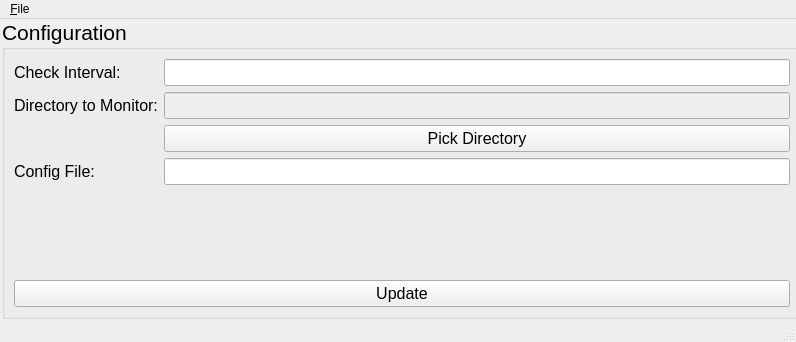
<?xml version="1.0" encoding="UTF-8"?>
<ui version="4.0">
 <class>MainWindow</class>
 <widget class="QMainWindow" name="MainWindow">
  <property name="geometry">
   <rect>
    <x>0</x>
    <y>0</y>
    <width>796</width>
    <height>342</height>
   </rect>
  </property>
  <property name="sizePolicy">
   <sizepolicy hsizetype="Expanding" vsizetype="Expanding">
    <horstretch>0</horstretch>
    <verstretch>0</verstretch>
   </sizepolicy>
  </property>
  <property name="windowTitle">
   <string>faxCheck</string>
  </property>
  <widget class="QWidget" name="centralwidget">
   <property name="sizePolicy">
    <sizepolicy hsizetype="Maximum" vsizetype="Maximum">
     <horstretch>0</horstretch>
     <verstretch>0</verstretch>
    </sizepolicy>
   </property>
   <widget class="QGroupBox" name="configBox">
    <property name="geometry">
     <rect>
      <x>2</x>
      <y>0</y>
      <width>800</width>
      <height>300</height>
     </rect>
    </property>
    <property name="sizePolicy">
     <sizepolicy hsizetype="Preferred" vsizetype="Preferred">
      <horstretch>0</horstretch>
      <verstretch>0</verstretch>
     </sizepolicy>
    </property>
    <property name="font">
     <font>
      <pointsize>16</pointsize>
     </font>
    </property>
    <property name="title">
     <string>Configuration</string>
    </property>
    <property name="alignment">
     <set>Qt::AlignLeading|Qt::AlignLeft|Qt::AlignTop</set>
    </property>
    <layout class="QVBoxLayout" name="verticalLayout">
     <item>
      <layout class="QFormLayout" name="formLayout">
       <property name="fieldGrowthPolicy">
        <enum>QFormLayout::AllNonFixedFieldsGrow</enum>
       </property>
       <item row="1" column="0">
        <widget class="QLabel" name="checkIntervalLabel">
         <property name="font">
          <font>
           <pointsize>12</pointsize>
          </font>
         </property>
         <property name="text">
          <string>Check Interval:</string>
         </property>
        </widget>
       </item>
       <item row="1" column="1">
        <widget class="QLineEdit" name="checkIntervalLineEdit">
         <property name="font">
          <font>
           <pointsize>12</pointsize>
          </font>
         </property>
         <property name="statusTip">
          <string>Time interval between checking for new faxes</string>
         </property>
         <property name="inputMethodHints">
          <set>Qt::ImhDigitsOnly</set>
         </property>
         <property name="maxLength">
          <number>3</number>
         </property>
        </widget>
       </item>
       <item row="2" column="0">
        <widget class="QLabel" name="dirToMonitorLabel">
         <property name="font">
          <font>
           <pointsize>12</pointsize>
          </font>
         </property>
         <property name="text">
          <string>Directory to Monitor:</string>
         </property>
        </widget>
       </item>
       <item row="2" column="1">
        <widget class="QLineEdit" name="dirToMonitorLineEdit">
         <property name="enabled">
          <bool>false</bool>
         </property>
         <property name="font">
          <font>
           <pointsize>12</pointsize>
          </font>
         </property>
         <property name="statusTip">
          <string>New faxes created in this directory</string>
         </property>
         <property name="maxLength">
          <number>1024</number>
         </property>
         <property name="readOnly">
          <bool>true</bool>
         </property>
        </widget>
       </item>
       <item row="3" column="0">
        <widget class="QLabel" name="blankLabel">
         <property name="text">
          <string/>
         </property>
        </widget>
       </item>
       <item row="3" column="1">
        <widget class="QPushButton" name="pickDirPushButton">
         <property name="font">
          <font>
           <pointsize>12</pointsize>
          </font>
         </property>
         <property name="text">
          <string>Pick Directory</string>
         </property>
        </widget>
       </item>
       <item row="4" column="0">
        <widget class="QLabel" name="configFileLabel">
         <property name="font">
          <font>
           <pointsize>12</pointsize>
          </font>
         </property>
         <property name="text">
          <string>Config File:</string>
         </property>
        </widget>
       </item>
       <item row="4" column="1">
        <widget class="QLineEdit" name="configFileLineEdit">
         <property name="font">
          <font>
           <pointsize>12</pointsize>
          </font>
         </property>
         <property name="focusPolicy">
          <enum>Qt::NoFocus</enum>
         </property>
         <property name="readOnly">
          <bool>true</bool>
         </property>
        </widget>
       </item>
      </layout>
     </item>
     <item>
      <widget class="QPushButton" name="updatePushButton">
       <property name="font">
        <font>
         <pointsize>12</pointsize>
        </font>
       </property>
       <property name="text">
        <string>Update</string>
       </property>
      </widget>
     </item>
    </layout>
   </widget>
  </widget>
  <widget class="QMenuBar" name="menubar">
   <property name="geometry">
    <rect>
     <x>0</x>
     <y>0</y>
     <width>796</width>
     <height>21</height>
    </rect>
   </property>
   <widget class="QMenu" name="menuFile">
    <property name="title">
     <string>&amp;File</string>
    </property>
    <addaction name="actionQuit"/>
   </widget>
   <addaction name="menuFile"/>
  </widget>
  <widget class="QStatusBar" name="statusbar"/>
  <action name="actionQuit">
   <property name="text">
    <string>&amp;Quit</string>
   </property>
   <property name="statusTip">
    <string>Exit faxCheck</string>
   </property>
   <property name="font">
    <font>
     <pointsize>14</pointsize>
    </font>
   </property>
   <property name="shortcut">
    <string>Ctrl+Q</string>
   </property>
  </action>
 </widget>
 <tabstops>
  <tabstop>checkIntervalLineEdit</tabstop>
  <tabstop>dirToMonitorLineEdit</tabstop>
  <tabstop>configFileLineEdit</tabstop>
  <tabstop>updatePushButton</tabstop>
 </tabstops>
 <resources/>
 <connections>
  <connection>
   <sender>actionQuit</sender>
   <signal>triggered()</signal>
   <receiver>MainWindow</receiver>
   <slot>close()</slot>
   <hints>
    <hint type="sourcelabel">
     <x>-1</x>
     <y>-1</y>
    </hint>
    <hint type="destinationlabel">
     <x>133</x>
     <y>106</y>
    </hint>
   </hints>
  </connection>
 </connections>
</ui>
